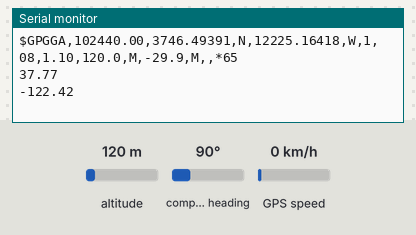
Bench run of a sketch on a simulated Arduino Uno, built with avr-gcc and run on an emulated ATmega328P. On the bench: the last lines printed to the serial monitor. The inputs (shaded band) are chosen by the test bench; at power-on: compass heading 90°, GPS speed 0 km/h, altitude 120 m. The GPS gets a fix after 3 s at 37.7749, -122.4194 with 8 satellites.

Above: at 18.0 s.
18.1 s: compass heading set to 7°
At 20.26 s:
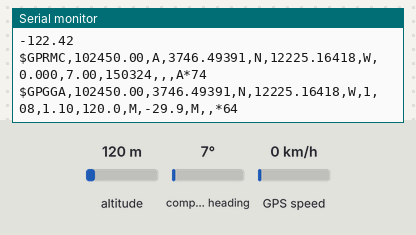
33.1 s: GPS speed set to 60 km/h
At 40.4 s:
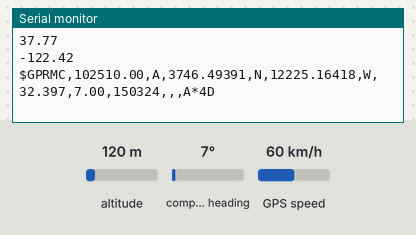
48.1 s: compass heading set to 352°
At 60.62 s:
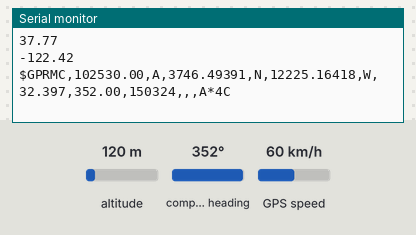
63.1 s: GPS speed set to 2 km/h
At 70.74 s:
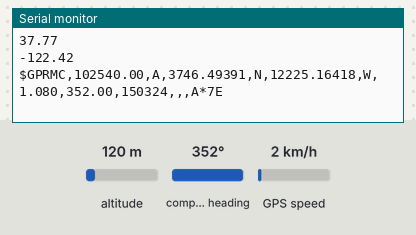
Timing chart, 0 to 72.2 s (numbered marks = the images above; inputs shaded):
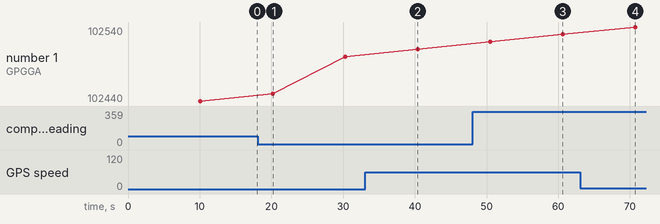

Measured:
- after the input at 18.1 s, the serial monitor: prints a new line after 2.0 s (image 1)
- after the input at 33.1 s, the serial monitor: prints a new line after 7.2 s (image 2)
- after the input at 48.1 s, the serial monitor: prints a new line after 2.3 s (image 3)
- after the input at 63.1 s, the serial monitor: prints a new line after 7.6 s (image 4)

The sketch:

GPS.ino
```cpp
#include <TinyGPSPlus.h>
#include <SoftwareSerial.h>


// The TinyGPSPlus object
TinyGPSPlus gps;
SoftwareSerial ss(4,3);

void setup()
{
  Serial.begin(9600);
  ss.begin(9600);
  Serial.println("Start");
}

void loop()
{
  delay(10000);

  while(ss.available() > 0){
    byte data = ss.read();
    gps.encode(data);
    Serial.write(data);
  }

  if(gps.location.isValid()){
    Serial.println(gps.location.lat()); // Latitude in degrees (double)
    Serial.println(gps.location.lng()); // Longitude in degrees (double)
  }

}

void Time(){
  Serial.print(F("  Date/Time: "));
  if (gps.date.isValid())
  {
    Serial.print(gps.date.month());
    Serial.print(F("/"));
    Serial.print(gps.date.day());
    Serial.print(F("/"));
    Serial.print(gps.date.year());
  }
}
```
